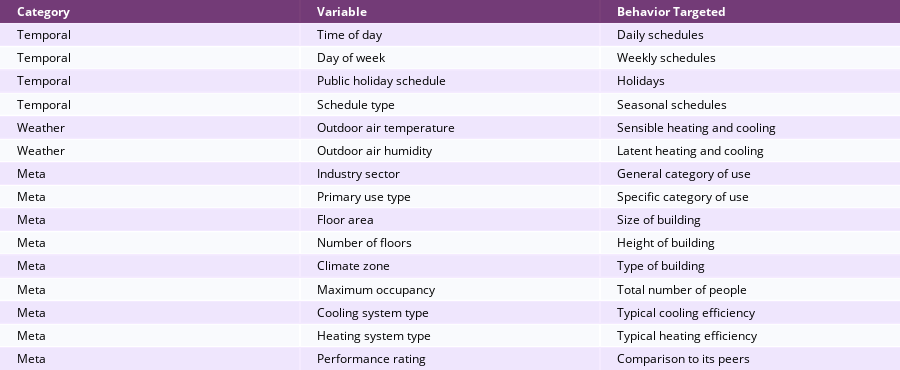

The notebook cell this image was saved under:
### Code cell
colorscale = [[0, '#4d004c'],[.5, '#f2e5ff'],[1, '#ffffff']]
table = ff.create_table(input_features, colorscale = colorscale, height_constant = 20)
table.show()

### Figure 1 — Plotly figure (JSON) as saved in the notebook; plotly's stock layout.template omitted (floating-point values rounded to 4 significant figures)
{"data": [{"colorscale": [[0, "#4d004c"], [0.5, "#f2e5ff"], [1, "#ffffff"]], "hoverinfo": "none", "opacity": 0.75, "showscale": false, "type": "heatmap", "z": [[0, 0, 0], [0.5, 0.5, 0.5], [1, 1, 1], [0.5, 0.5, 0.5], [1, 1, 1], [0.5, 0.5, 0.5], [1, 1, 1], [0.5, 0.5, 0.5], [1, 1, 1], [0.5, 0.5, 0.5], [1, 1, 1], [0.5, 0.5, 0.5], [1, 1, 1], [0.5, 0.5, 0.5], [1, 1, 1], [0.5, 0.5, 0.5]]}], "layout": {"annotations": [{"align": "left", "font": {"color": "#ffffff"}, "showarrow": false, "text": "<b>Category</b>", "x": -0.45, "xanchor": "left", "xref": "x", "y": 0, "yref": "y"}, {"align": "left", "font": {"color": "#ffffff"}, "showarrow": false, "text": "<b>Variable</b>", "x": 0.55, "xanchor": "left", "xref": "x", "y": 0, "yref": "y"}, {"align": "left", "font": {"color": "#ffffff"}, "showarrow": false, "text": "<b>Behavior Targeted</b>", "x": 1.55, "xanchor": "left", "xref": "x", "y": 0, "yref": "y"}, {"align": "left", "font": {"color": "#000000"}, "showarrow": false, "text": "Temporal", "x": -0.45, "xanchor": "left", "xref": "x", "y": 1, "yref": "y"}, {"align": "left", "font": {"color": "#000000"}, "showarrow": false, "text": "Time of day", "x": 0.55, "xanchor": "left", "xref": "x", "y": 1, "yref": "y"}, {"align": "left", "font": {"color": "#000000"}, "showarrow": false, "text": "Daily schedules", "x": 1.55, "xanchor": "left", "xref": "x", "y": 1, "yref": "y"}, {"align": "left", "font": {"color": "#000000"}, "showarrow": false, "text": "Temporal", "x": -0.45, "xanchor": "left", "xref": "x", "y": 2, "yref": "y"}, {"align": "left", "font": {"color": "#000000"}, "showarrow": false, "text": "Day of week", "x": 0.55, "xanchor": "left", "xref": "x", "y": 2, "yref": "y"}, {"align": "left", "font": {"color": "#000000"}, "showarrow": false, "text": "Weekly schedules", "x": 1.55, "xanchor": "left", "xref": "x", "y": 2, "yref": "y"}, {"align": "left", "font": {"color": "#000000"}, "showarrow": false, "text": "Temporal", "x": -0.45, "xanchor": "left", "xref": "x", "y": 3, "yref": "y"}, {"align": "left", "font": {"color": "#000000"}, "showarrow": false, "text": "Public holiday schedule", "x": 0.55, "xanchor": "left", "xref": "x", "y": 3, "yref": "y"}, {"align": "left", "font": {"color": "#000000"}, "showarrow": false, "text": "Holidays", "x": 1.55, "xanchor": "left", "xref": "x", "y": 3, "yref": "y"}, {"align": "left", "font": {"color": "#000000"}, "showarrow": false, "text": "Temporal", "x": -0.45, "xanchor": "left", "xref": "x", "y": 4, "yref": "y"}, {"align": "left", "font": {"color": "#000000"}, "showarrow": false, "text": "Schedule type", "x": 0.55, "xanchor": "left", "xref": "x", "y": 4, "yref": "y"}, {"align": "left", "font": {"color": "#000000"}, "showarrow": false, "text": "Seasonal schedules", "x": 1.55, "xanchor": "left", "xref": "x", "y": 4, "yref": "y"}, {"align": "left", "font": {"color": "#000000"}, "showarrow": false, "text": "Weather", "x": -0.45, "xanchor": "left", "xref": "x", "y": 5, "yref": "y"}, {"align": "left", "font": {"color": "#000000"}, "showarrow": false, "text": "Outdoor air temperature", "x": 0.55, "xanchor": "left", "xref": "x", "y": 5, "yref": "y"}, {"align": "left", "font": {"color": "#000000"}, "showarrow": false, "text": "Sensible heating and cooling", "x": 1.55, "xanchor": "left", "xref": "x", "y": 5, "yref": "y"}, {"align": "left", "font": {"color": "#000000"}, "showarrow": false, "text": "Weather", "x": -0.45, "xanchor": "left", "xref": "x", "y": 6, "yref": "y"}, {"align": "left", "font": {"color": "#000000"}, "showarrow": false, "text": "Outdoor air humidity", "x": 0.55, "xanchor": "left", "xref": "x", "y": 6, "yref": "y"}, {"align": "left", "font": {"color": "#000000"}, "showarrow": false, "text": "Latent heating and cooling", "x": 1.55, "xanchor": "left", "xref": "x", "y": 6, "yref": "y"}, {"align": "left", "font": {"color": "#000000"}, "showarrow": false, "text": "Meta", "x": -0.45, "xanchor": "left", "xref": "x", "y": 7, "yref": "y"}, {"align": "left", "font": {"color": "#000000"}, "showarrow": false, "text": "Industry sector", "x": 0.55, "xanchor": "left", "xref": "x", "y": 7, "yref": "y"}, {"align": "left", "font": {"color": "#000000"}, "showarrow": false, "text": "General category of use", "x": 1.55, "xanchor": "left", "xref": "x", "y": 7, "yref": "y"}, {"align": "left", "font": {"color": "#000000"}, "showarrow": false, "text": "Meta", "x": -0.45, "xanchor": "left", "xref": "x", "y": 8, "yref": "y"}, {"align": "left", "font": {"color": "#000000"}, "showarrow": false, "text": "Primary use type", "x": 0.55, "xanchor": "left", "xref": "x", "y": 8, "yref": "y"}, {"align": "left", "font": {"color": "#000000"}, "showarrow": false, "text": "Specific category of use", "x": 1.55, "xanchor": "left", "xref": "x", "y": 8, "yref": "y"}, {"align": "left", "font": {"color": "#000000"}, "showarrow": false, "text": "Meta", "x": -0.45, "xanchor": "left", "xref": "x", "y": 9, "yref": "y"}, {"align": "left", "font": {"color": "#000000"}, "showarrow": false, "text": "Floor area", "x": 0.55, "xanchor": "left", "xref": "x", "y": 9, "yref": "y"}, {"align": "left", "font": {"color": "#000000"}, "showarrow": false, "text": "Size of building", "x": 1.55, "xanchor": "left", "xref": "x", "y": 9, "yref": "y"}, {"align": "left", "font": {"color": "#000000"}, "showarrow": false, "text": "Meta", "x": -0.45, "xanchor": "left", "xref": "x", "y": 10, "yref": "y"}, {"align": "left", "font": {"color": "#000000"}, "showarrow": false, "text": "Number of floors", "x": 0.55, "xanchor": "left", "xref": "x", "y": 10, "yref": "y"}, {"align": "left", "font": {"color": "#000000"}, "showarrow": false, "text": "Height of building", "x": 1.55, "xanchor": "left", "xref": "x", "y": 10, "yref": "y"}, {"align": "left", "font": {"color": "#000000"}, "showarrow": false, "text": "Meta", "x": -0.45, "xanchor": "left", "xref": "x", "y": 11, "yref": "y"}, {"align": "left", "font": {"color": "#000000"}, "showarrow": false, "text": "Climate zone", "x": 0.55, "xanchor": "left", "xref": "x", "y": 11, "yref": "y"}, {"align": "left", "font": {"color": "#000000"}, "showarrow": false, "text": "Type of building", "x": 1.55, "xanchor": "left", "xref": "x", "y": 11, "yref": "y"}, {"align": "left", "font": {"color": "#000000"}, "showarrow": false, "text": "Meta", "x": -0.45, "xanchor": "left", "xref": "x", "y": 12, "yref": "y"}, {"align": "left", "font": {"color": "#000000"}, "showarrow": false, "text": "Maximum occupancy", "x": 0.55, "xanchor": "left", "xref": "x", "y": 12, "yref": "y"}, {"align": "left", "font": {"color": "#000000"}, "showarrow": false, "text": "Total number of people", "x": 1.55, "xanchor": "left", "xref": "x", "y": 12, "yref": "y"}, {"align": "left", "font": {"color": "#000000"}, "showarrow": false, "text": "Meta", "x": -0.45, "xanchor": "left", "xref": "x", "y": 13, "yref": "y"}, {"align": "left", "font": {"color": "#000000"}, "showarrow": false, "text": "Cooling system type", "x": 0.55, "xanchor": "left", "xref": "x", "y": 13, "yref": "y"}, {"align": "left", "font": {"color": "#000000"}, "showarrow": false, "text": "Typical cooling efficiency", "x": 1.55, "xanchor": "left", "xref": "x", "y": 13, "yref": "y"}, {"align": "left", "font": {"color": "#000000"}, "showarrow": false, "text": "Meta", "x": -0.45, "xanchor": "left", "xref": "x", "y": 14, "yref": "y"}, {"align": "left", "font": {"color": "#000000"}, "showarrow": false, "text": "Heating system type", "x": 0.55, "xanchor": "left", "xref": "x", "y": 14, "yref": "y"}, {"align": "left", "font": {"color": "#000000"}, "showarrow": false, "text": "Typical heating efficiency", "x": 1.55, "xanchor": "left", "xref": "x", "y": 14, "yref": "y"}, {"align": "left", "font": {"color": "#000000"}, "showarrow": false, "text": "Meta", "x": -0.45, "xanchor": "left", "xref": "x", "y": 15, "yref": "y"}, {"align": "left", "font": {"color": "#000000"}, "showarrow": false, "text": "Performance rating", "x": 0.55, "xanchor": "left", "xref": "x", "y": 15, "yref": "y"}, {"align": "left", "font": {"color": "#000000"}, "showarrow": false, "text": "Comparison to its peers", "x": 1.55, "xanchor": "left", "xref": "x", "y": 15, "yref": "y"}], "height": 370, "margin": {"b": 0, "l": 0, "r": 0, "t": 0}, "xaxis": {"dtick": 1, "gridwidth": 2, "showticklabels": false, "tick0": -0.5, "ticks": "", "zeroline": false}, "yaxis": {"autorange": "reversed", "dtick": 1, "gridwidth": 2, "showticklabels": false, "tick0": 0.5, "ticks": "", "zeroline": false}}}
